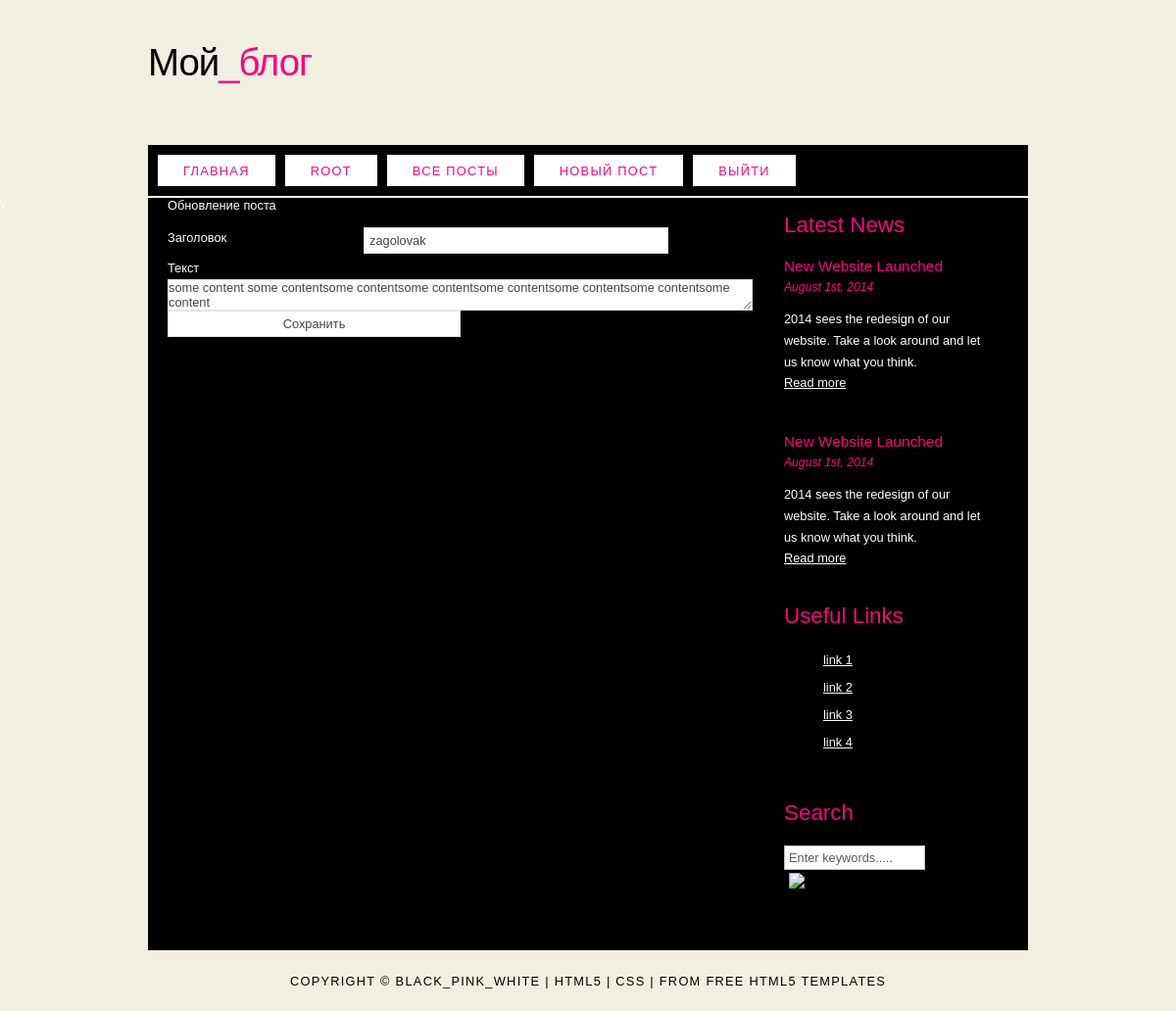
The page /post/8/update (signed in) on the database its author committed.
### flask_blog/models.py (models this page shows, shortened)
class User(db.Model, UserMixin):
    id = db.Column(db.Integer, primary_key=True)
    username = db.Column(db.String(20), unique=True, nullable=False)
    email = db.Column(db.String(120), unique=True, nullable=False)
    image_file = db.Column(db.String(20), nullable=False,
                           default='default.png')
    password = db.Column(db.String(60), nullable=False)
    posts = db.relationship('Post', backref='author', lazy=True)

class Post(db.Model):
    id = db.Column(db.Integer, primary_key=True)
    title = db.Column(db.String(100), nullable=False)
    date_posted = db.Column(db.DateTime, nullable=False,
                            default=datetime.utcnow)
    content = db.Column(db.Text, nullable=False)
    user_id = db.Column(db.Integer, db.ForeignKey('user.id'), nullable=False)

### flask_blog/posts/routes.py (the view)
@posts.route("/post/<int:post_id>/update", methods=['GET', 'POST'])
@login_required
def update_post(post_id):
    post = Post.query.get_or_404(post_id)
    if post.author != current_user:
        abort(403)
    form = PostForm()
    if form.validate_on_submit():
        post.title = form.title.data
        post.content = form.content.data
        db.session.commit()
        flash('Ваш пост обновлен!', 'success')
        return redirect(url_for('posts.post', post_id=post.id))
    elif request.method == 'GET':
        form.title.data = post.title
        form.content.data = post.content
    return render_template('create_post.html', title='Обновление поста',
                           form=form, legend='Обновление поста')

### flask_blog/posts/forms.py
class PostForm(FlaskForm):
    title = StringField('Заголовок', validators=[DataRequired()])
    content = TextAreaField('Текст', validators=[DataRequired()])
    submit = SubmitField('Сохранить')

### flask_blog/models.py (called while the page is built)
@login_manager.user_loader
def load_user(user_id):
    return User.query.get(int(user_id))

### flask_blog/templates/create_post.html (shortened to what this page needs)
{% extends "layout.html" %}
{% block content %}
<form method="POST" action="">
    <legend>{{ legend }}</legend>
    <div class="form_settings">
        <p><span>{{ form.title.label }}</span>
        {% if form.title.errors %}
        {{ form.title }}
                        <p>
                            {% for error in form.title.errors %}
                                <span>{{ error }}</span>
                            {% endfor %}
                        </p>
                    {% else %}
                        {{ form.title }}
                    {% endif %}
        </p>
        <p><span>{{ form.content.label }}</span>
        {% if form.content.errors %}
        {{ form.content }}
                        <p>
                            {% for error in form.content.errors %}
                                <span>{{ error }}</span>
                            {% endfor %}
                        </p>
                    {% else %}
                        {{ form.content }}
                    {% endif %}
        </p>
        {{ form.submit }}
    </div>
</form>
{% endblock content %}

### flask_blog/templates/layout.html (shortened to what this page needs)
<!DOCTYPE HTML>
<html>
<head>
  <link rel="stylesheet" type="text/css" href="{{ url_for('static', filename='main.css') }}">
</head>
<body>
  <div id="main">
    <div id="header">
      <div id="logo">
        <div id="logo_text">
          <h1><a href="{{url_for('main.home') }}">Мой<span class="logo_colour">_блог</span></a></h1>
          <h2></h2>
        </div>
      </div>
      <div id="menubar">
        <ul id="menu">
          <li class="selected"><a href="{{url_for('main.home') }}">Главная</a></li>
          {% if current_user.is_authenticated %}
          <li class="selected"><a href="{{url_for('users.account') }}">{{ current_user.username }}</a></li>
          <li class="selected"><a href="{{url_for('posts.allpost') }}">Все посты</a></li>
          <li class="selected"><a href="{{url_for('posts.new_post') }}">Новый пост</a></li>
          <li class="selected"><a href="{{url_for('users.logout') }}">Выйти</a></li>
          {% else %}
          <li class="selected"><a href="{{url_for('users.login') }}">Войти</a></li>
          <li class="selected"><a href="{{url_for('users.register') }}">Регистрация</a></li>
          {% endif %}
        </ul>
      </div>
    </div>
    <div id="site_content">
      <div class="sidebar">
        <h3>Latest News</h3>
        <h4>New Website Launched</h4>
        <h5>August 1st, 2014</h5>
        <p>2014 sees the redesign of our website. Take a look around and let us know what you think.<br /><a
            href="#">Read more</a></p>
        <p></p>
        <h4>New Website Launched</h4>
        <h5>August 1st, 2014</h5>
        <p>2014 sees the redesign of our website. Take a look around and let us know what you think.<br /><a
            href="#">Read more</a></p>
        <h3>Useful Links</h3>
        <ul>
          <li><a href="#">link 1</a></li>
          <li><a href="#">link 2</a></li>
          <li><a href="#">link 3</a></li>
          <li><a href="#">link 4</a></li>
        </ul>
        <h3>Search</h3>
        <form method="post" action="#" id="search_form">
          <p>
            <input class="search" type="text" name="search_field" value="Enter keywords....." />
            <input name="search" type="image" style="border: 0; margin: 0 0 -9px 5px;" src="style/search.png"
              alt="Search" title="Search" />
          </p>
        </form>
      </div>
      <div id="content">
        {% block content %}{% endblock content %}
        </div>
    </div>
    <div id="footer">
      Copyright &copy; black_pink_white | <a href="http://validator.w3.org/check?uri=referer">HTML5</a> | <a
        href="http://jigsaw.w3.org/css-validator/check/referer">CSS</a> | from <a
        href="http://www.html5webtemplates.co.uk">free HTML5 templates</a>
    </div>
  </div>
</body>
</html>

### flask_blog/static/main.css (style rules this page uses)
html { height: 100%; }
* { margin: 0; padding: 0; }
body { font: normal .80em 'trebuchet ms', arial, sans-serif; background: #F0EFE2 url(background.png) repeat; color: #FFF; }
p { padding: 0 0 20px 0; line-height: 1.7em; }
h1, h2, h3, h4, h5, h6 { font: normal 175% 'century gothic', arial, sans-serif; color: #FA057E; margin: 0 0 15px 0; padding: 15px 0 5px 0; }
h2 { font: normal 175% 'century gothic', arial, sans-serif; }
h4, h5, h6 { margin: 0; padding: 0 0 5px 0; font: normal 120% arial, sans-serif; }
h5, h6 { font: italic 95% arial, sans-serif; padding: 0 0 15px 0; }
a, a:hover { outline: none; text-decoration: underline; color: #FFF; }
ul { margin: 2px 0 22px 17px; }
ul li { list-style-type: circle; margin: 0 0 6px 0; padding: 0 0 4px 5px; }
#main, #logo, #menubar, #site_content, #footer { margin-left: auto; margin-right: auto; }
#header { background: transparent; height: 202px; }
#logo { width: 898px; position: relative; height: 148px; }
#logo #logo_text { position: absolute; top: 20px; left: 0; }
#logo h1, #logo h2 { font: normal 300% 'century gothic', arial, sans-serif; border-bottom: 0; text-transform: none; margin: 0; }
#logo_text h1, #logo_text h1 a, #logo_text h1 a:hover { padding: 22px 0 0 0; color: #000; letter-spacing: -1px; text-decoration: none; }
#logo_text h1 a .logo_colour { color: #FA057E; }
#logo_text h2 { font-size: 100%; padding: 4px 0 0 0; color: #000; }
#menubar { width: 898px; height: 52px; padding: 0; background: #000; }
ul#menu, ul#menu li { float: left; margin: 0; padding: 0; }
ul#menu li { list-style: none; }
ul#menu li a { letter-spacing: 0.1em; font: normal 100% arial, sans-serif; display: block; float: left; height: 17px; margin: 10px 0 0 10px; padding: 9px 26px 6px 26px; text-align: center; color: #FFF; text-transform: uppercase; text-decoration: none; background: transparent; }
ul#menu li a:hover, ul#menu li.selected a, ul#menu li.selected a:hover { color: #FA057E; background: #fff; }
#site_content { width: 854px; overflow: hidden; margin: 0 auto 0 auto; padding: 0 24px 20px 20px; background: #000; }
.sidebar { float: right; width: 210px; padding: 0 15px 20px 15px; }
.sidebar ul { width: 198px; padding: 4px 0 0 0; margin: 4px 0 30px 0; }
.sidebar li { list-style: none; padding: 0 0 7px 0; }
.sidebar li a, .sidebar li a:hover { padding: 0 0 0 40px; display: block; background: transparent url(link.png) no-repeat left center; }
#content { text-align: left; float: left; width: 595px; padding: 0; }
#footer { width: 898px; font: normal 100% 'lucida sans unicode', arial, sans-serif; height: 33px; padding: 24px 0 5px 0; text-align: center; background: transparent; color: #000; text-transform: uppercase; letter-spacing: 0.1em; }
#footer a { color: #000; text-decoration: none; }
.search { color: #5D5D5D; border: 1px solid #BBB; width: 134px; padding: 4px; font: 100% arial, sans-serif; }
.form_settings { margin: 15px 0 0 0; }
.form_settings p { padding: 0 0 4px 0; }
.form_settings span { float: left; width: 200px; text-align: left; }
.form_settings input, .form_settings textarea { padding: 5px; width: 299px; font: 100% arial; border: 1px solid #E5E5DB; background: #FFF; color: #47433F; }
.form_settings textarea, .form_settings select { font: 100% arial; width: 299px; }

### rows shown on the page
User: username "ROOT"
Post: title "zagolovak", content "some content some contentsome contentsome contentsome contentsome contentsome contentsome content"

### other values the page prints
{{ legend }} "Обновление поста"
